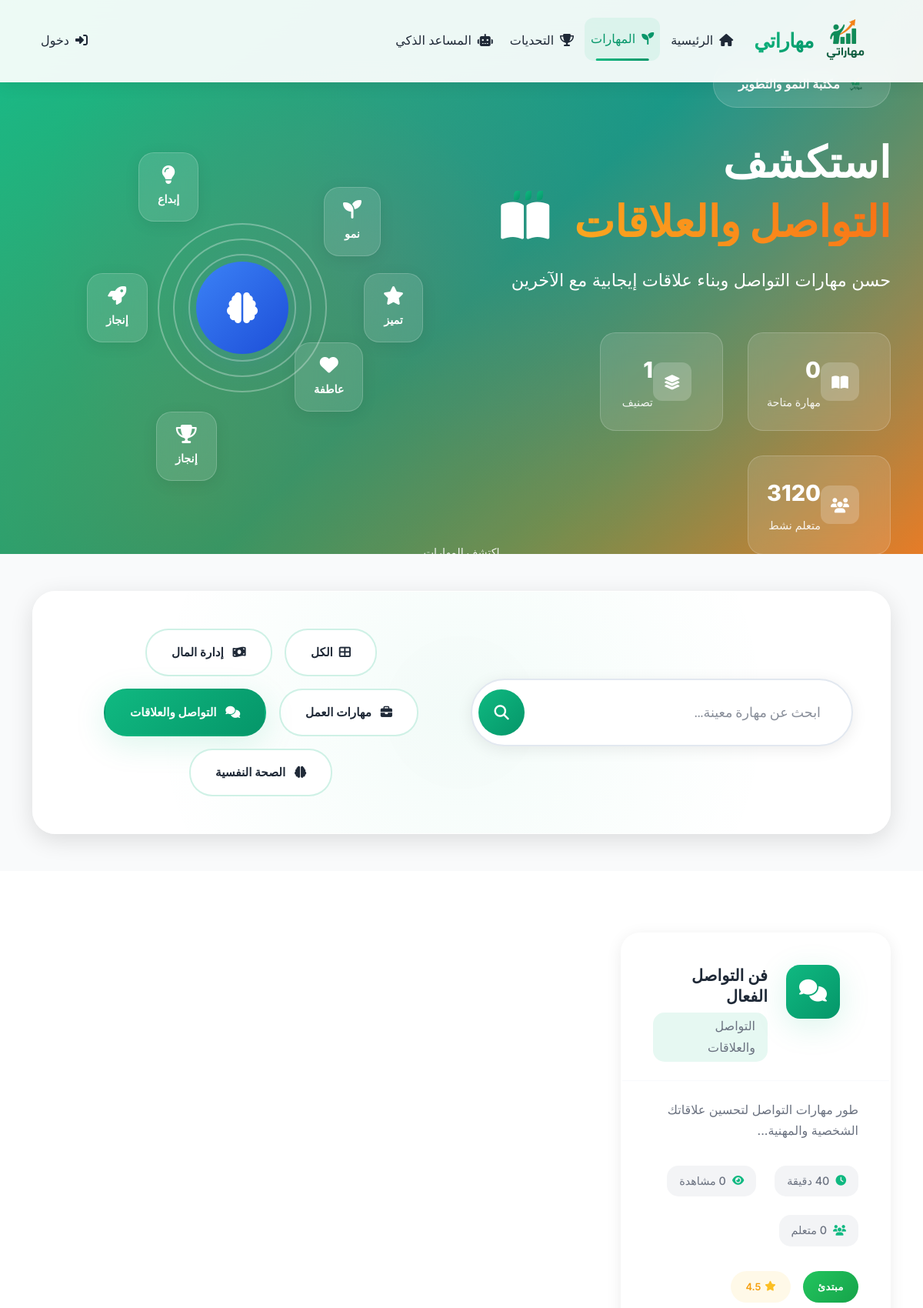
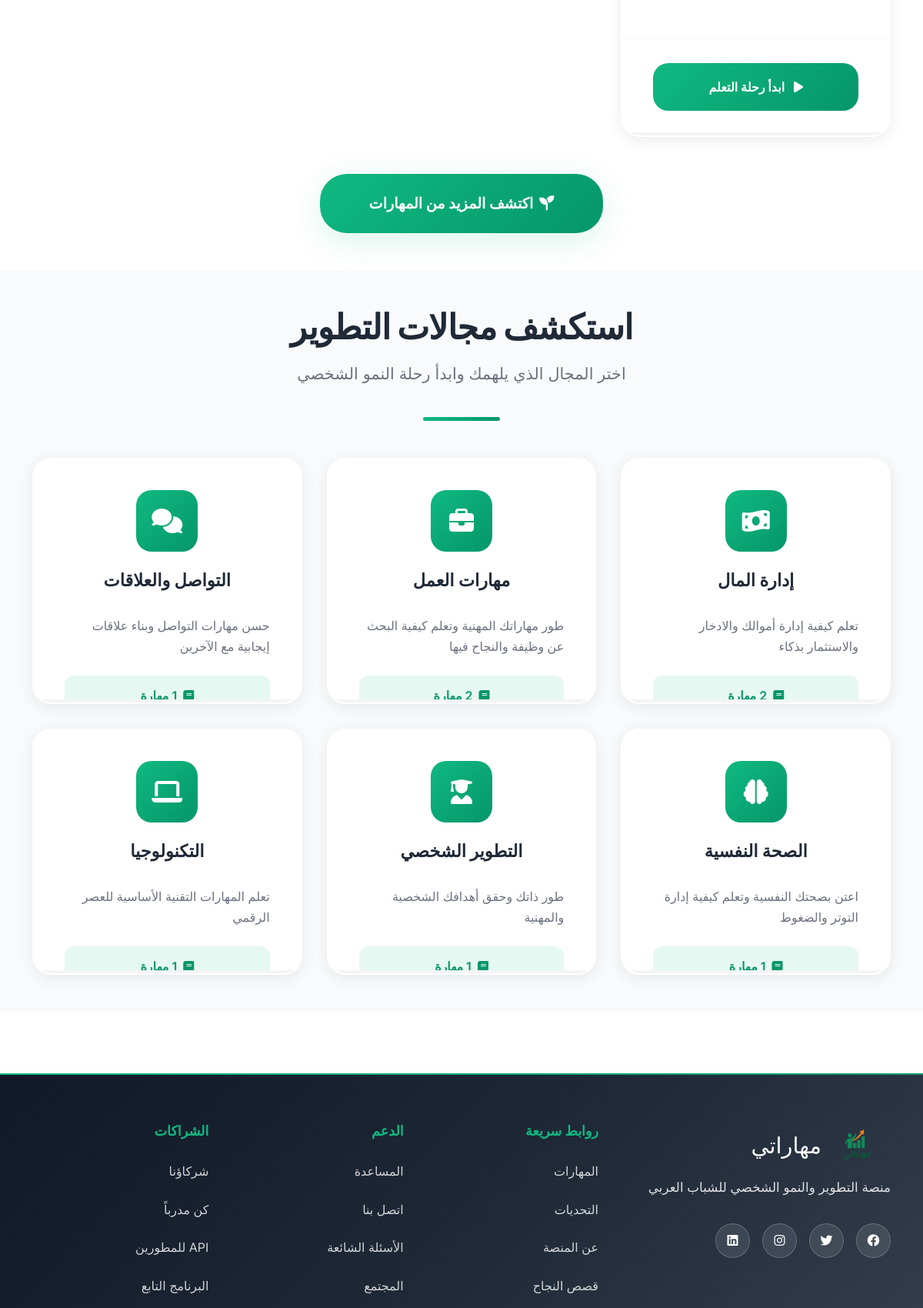
/skills.php?category=3 (upper part), run on the app's committed database (2 pictures, top to bottom).
### tables this page shows
CREATE TABLE skill_categories (
    id INT PRIMARY KEY AUTO_INCREMENT,
    name_ar VARCHAR(100) NOT NULL,
    description_ar TEXT,
    icon_class VARCHAR(50),
    color_code VARCHAR(7),
    sort_order INT DEFAULT 0,
    is_active BOOLEAN DEFAULT TRUE,
    created_at TIMESTAMP DEFAULT CURRENT_TIMESTAMP,
    INDEX idx_sort (sort_order),
    INDEX idx_active (is_active)
);

CREATE TABLE skills (
    id INT PRIMARY KEY AUTO_INCREMENT,
    category_id INT,
    title_ar VARCHAR(150) NOT NULL,
    description_ar TEXT,
    content_ar LONGTEXT,
    difficulty_level ENUM('beginner', 'intermediate', 'advanced'),
    estimated_time INT,  
    practical_examples TEXT,
    egyptian_context TEXT,
    icon_name VARCHAR(50),
    is_premium BOOLEAN DEFAULT FALSE,
    views_count INT DEFAULT 0,
    completion_rate DECIMAL(5,2) DEFAULT 0.00,
    is_active BOOLEAN DEFAULT TRUE,
    created_at TIMESTAMP DEFAULT CURRENT_TIMESTAMP,
    updated_at TIMESTAMP DEFAULT CURRENT_TIMESTAMP ON UPDATE CURRENT_TIMESTAMP,
    FOREIGN KEY (category_id) REFERENCES skill_categories(id) ON DELETE SET NULL,
    INDEX idx_category (category_id),
    INDEX idx_difficulty (difficulty_level),
    INDEX idx_premium (is_premium),
    INDEX idx_views (views_count),
    INDEX idx_active (is_active)
);

### skills.php (the view, shortened to what the rows shown need)
<?php
require_once 'config/config.php';
$skillsObj = new Skills();
$categoriesResult = $skillsObj->getCategories();
$categories = $categoriesResult['success'] ? $categoriesResult['data'] : [];
$selectedCategory = $_GET['category'] ?? null;
$userId = isLoggedIn() ? $_SESSION['user_id'] : null;
$skillsResult = $skillsObj->getSkills($selectedCategory, 20, 0, $userId);
$skills = $skillsResult['success'] ? $skillsResult['data'] : [];
$categoryName = 'جميع المهارات';
if ($selectedCategory) {
    foreach ($categories as $cat) {
        if ($cat['id'] == $selectedCategory) {
            $categoryName = $cat['name_ar'];
            break;
        }
    }
}
?>
<!DOCTYPE html>
<html lang="ar" dir="rtl">
<head>
    <link href="https://cdnjs.cloudflare.com/ajax/libs/font-awesome/6.4.0/css/all.min.css" rel="stylesheet">
    <link href="https://cdn.jsdelivr.net/npm/bootstrap@5.3.0/dist/css/bootstrap.rtl.min.css" rel="stylesheet">
    <link href="https://unpkg.com/aos@2.3.1/dist/aos.css" rel="stylesheet">
    <link href="css/index-styles.css" rel="stylesheet">
    <link href="css/skills-styles.css" rel="stylesheet">
</head>
<body>
    <section class="skills-hero-section position-relative overflow-hidden">
        <div class="container">
            <div class="row align-items-center min-vh-100">
                <div class="col-lg-6" data-aos="fade-right" data-aos-duration="1000">
                    <div class="hero-content">
                        <h1 class="hero-title mb-4" data-aos="fade-up" data-aos-delay="300">
                            استكشف
                            <span class="gradient-text"><?php echo htmlspecialchars($categoryName); ?></span>
                            <div class="growth-animation">
                                <i class="fas fa-book-open"></i>
                                <div class="growth-leaves">
                                    <span class="leaf leaf-1"></span>
                                    <span class="leaf leaf-2"></span>
                                    <span class="leaf leaf-3"></span>
                                </div>
                            </div>
                        </h1>
                    </div>
                </div>
            </div>
        </div>
    </section>
    <section class="search-filter-section py-5">
        <div class="container">
            <div class="search-filter-card glass-card" data-aos="zoom-in" data-aos-delay="200">
                <div class="row align-items-center">
                    <div class="col-lg-6">
                        <div class="filter-tabs">
                            <a href="skills.php" class="filter-tab <?php echo !$selectedCategory ? 'active' : ''; ?>" data-aos="fade-left" data-aos-delay="100">
                                <i class="fas fa-th-large me-2"></i>الكل
                                <div class="tab-glow"></div>
                            </a>
                            <?php foreach (array_slice($categories, 0, 4) as $index => $category): ?>
                            <a href="skills.php?category=<?php echo $category['id']; ?>"
                               class="filter-tab <?php echo $selectedCategory == $category['id'] ? 'active' : ''; ?>"
                               data-aos="fade-left" data-aos-delay="<?php echo ($index + 2) * 100; ?>">
                                <i class="<?php echo htmlspecialchars($category['icon_class'] ?? 'fas fa-star'); ?> me-2"></i>
                                <?php echo htmlspecialchars($category['name_ar']); ?>
                                <div class="tab-glow"></div>
                            </a>
                            <?php endforeach; ?>
                        </div>
                    </div>
                </div>
            </div>
        </div>
    </section>
    <section class="skills-grid-section py-5">
        <div class="container">
            <?php if (empty($skills)): ?>
                <div class="empty-state" data-aos="zoom-in">
                    <div class="empty-icon">
                        <img src="images/logo.png" alt="Logo" style="width: 60px; height: 60px;">
                        <div class="icon-growth-ring"></div>
                    </div>
                    <h3 class="empty-title">لا توجد مهارات في هذا التصنيف بعد</h3>
                    <p class="empty-description">
                        نحن نعمل باستمرار على إضافة مهارات جديدة لتطوير قدراتك.<br>
                        جرب تصنيفاً آخر أو عد لاحقاً لاكتشاف المحتوى الجديد!
                    </p>
                    <div class="empty-actions">
                        <a href="skills.php" class="btn btn-hero-primary btn-lg me-3">
                            <i class="fas fa-seedling me-2"></i>تصفح جميع المهارات
                            <div class="btn-sparkle"></div>
                        </a>
                        <a href="index.php" class="btn btn-hero-outline btn-lg">
                            <i class="fas fa-home me-2"></i>العودة للرئيسية
                        </a>
                    </div>
                </div>
            <?php else: ?>
                <div class="skills-grid" id="skillsGrid">
                    <?php foreach ($skills as $index => $skill): ?>
                    <div class="skill-card-container" data-aos="fade-up" data-aos-delay="<?php echo $index * 50; ?>">
                        <div class="skill-card-growth" data-tilt>
                            <div class="skill-header">
                                <div class="skill-icon-container">
                                    <div class="skill-icon-wrapper">
                                        <i class="<?php echo htmlspecialchars($skill['icon_name'] ?? 'fas fa-lightbulb'); ?> skill-icon"></i>
                                    </div>
                                </div>
                                <div class="skill-meta">
                                    <h5 class="skill-title"><?php echo htmlspecialchars($skill['title_ar']); ?></h5>
                                    <span class="skill-category"><?php echo htmlspecialchars($skill['category_name']); ?></span>
                                </div>
                            </div>
                            <div class="skill-body">
                                <p class="skill-description"><?php echo htmlspecialchars(substr($skill['description_ar'], 0, 120)) . '...'; ?></p>
                                <div class="skill-features">
                                    <div class="feature-item">
                                        <i class="fas fa-clock"></i>
                                        <span><?php echo $skill['estimated_time'] ?? 30; ?> دقيقة</span>
                                    </div>
                                    <div class="feature-item">
                                        <i class="fas fa-eye"></i>
                                        <span><?php echo number_format($skill['views_count']); ?> مشاهدة</span>
                                    </div>
                                    <div class="feature-item">
                                        <i class="fas fa-users"></i>
                                        <span><?php echo number_format($skill['learners_count'] ?? 0); ?> متعلم</span>
                                    </div>
                                </div>
                                <div class="skill-badges">
                                    <span class="difficulty-badge difficulty-<?php echo $skill['difficulty_level']; ?>">
                                        <?php
                                        $levels = ['beginner' => 'مبتدئ', 'intermediate' => 'متوسط', 'advanced' => 'متقدم'];
                                        echo $levels[$skill['difficulty_level']] ?? 'مبتدئ';
                                        ?>
                                    </span>
                                    <span class="rating-badge">
                                        <i class="fas fa-star"></i>
                                        <?php echo number_format($skill['rating'] ?? 4.5, 1); ?>
                                    </span>
                                </div>
                            </div>
                            <div class="skill-footer">
                                <?php if ($skill['is_premium'] && (!isLoggedIn() || $_SESSION['subscription_type'] === 'free')): ?>
                                    <a href="subscription.php" class="btn btn-premium-upgrade w-100">
                                        <i class="fas fa-crown me-2"></i>ترقية الاشتراك
                                        <div class="btn-growth-effect"></div>
                                    </a>
                                <?php else: ?>
                                    <a href="skill.php?id=<?php echo $skill['id']; ?>" class="btn btn-skill-growth w-100">
                                        <i class="fas fa-play me-2"></i>
                                        <?php echo isset($skill['user_progress']) && $skill['user_progress'] > 0 ? 'متابعة النمو' : 'ابدأ رحلة التعلم'; ?>
                                    </a>
                                <?php endif; ?>
                            </div>
                            <div class="card-shine"></div>
                            <div class="growth-indicator">
                            </div>
                        </div>
                    </div>
                    <?php endforeach; ?>
                </div>
            <?php endif; ?>
        </div>
    </section>
    <section class="categories-showcase-section py-5">
        <div class="container">
            <div class="section-header text-center mb-5" data-aos="fade-up">
                <h2 class="section-title">استكشف مجالات التطوير</h2>
            </div>
            <div class="categories-grid">
                <?php foreach ($categories as $index => $category): ?>
                <div class="category-showcase-card" data-aos="fade-up" data-aos-delay="<?php echo $index * 100; ?>">
                    <div class="category-card-growth" data-category="<?php echo strtolower($category['name_ar']); ?>" onclick="location.href='skills.php?category=<?php echo $category['id']; ?>'">
                        <div class="card-header">
                            <div class="category-icon">
                                <i class="<?php echo htmlspecialchars($category['icon_class'] ?? 'fas fa-star'); ?>"></i>
                            </div>
                            <h5 class="category-title"><?php echo htmlspecialchars($category['name_ar']); ?></h5>
                        </div>
                        <div class="card-body">
                            <p class="category-description"><?php echo htmlspecialchars($category['description_ar']); ?></p>
                            <div class="skills-count">
                                <i class="fas fa-book me-2"></i>
                                <?php echo $category['skills_count']; ?> مهارة
                            </div>
                        </div>
                        <div class="growth-indicator">
                        </div>
                    </div>
                </div>
                <?php endforeach; ?>
            </div>
        </div>
    </section>
</body>
</html>

### data on the page
skill_categories: name_ar "التواصل والعلاقات", description_ar "حسن مهارات التواصل وبناء علاقات إيجابية مع الآخرين"
skill_categories: name_ar "إدارة المال", description_ar "تعلم كيفية إدارة أموالك والادخار والاستثمار بذكاء"
skill_categories: name_ar "مهارات العمل", description_ar "طور مهاراتك المهنية وتعلم كيفية البحث عن وظيفة والنجاح فيها"
skill_categories: name_ar "الصحة النفسية", description_ar "اعتن بصحتك النفسية وتعلم كيفية إدارة التوتر والضغوط", skills_count "1"
skills: title_ar "فن التواصل الفعال", category.name_ar "التواصل والعلاقات", description_ar "طور مهارات التواصل لتحسين علاقاتك الشخصية والمهنية", difficulty_level "مبتدئ", rating "4.5"
skill_categories: name_ar "التطوير الشخصي", description_ar "طور ذاتك وحقق أهدافك الشخصية والمهنية", skills_count "1"
skill_categories: name_ar "التكنولوجيا", description_ar "تعلم المهارات التقنية الأساسية للعصر الرقمي"

### other printed values
$categoryDescription "حسن مهارات التواصل وبناء علاقات إيجابية مع الآخرين"
